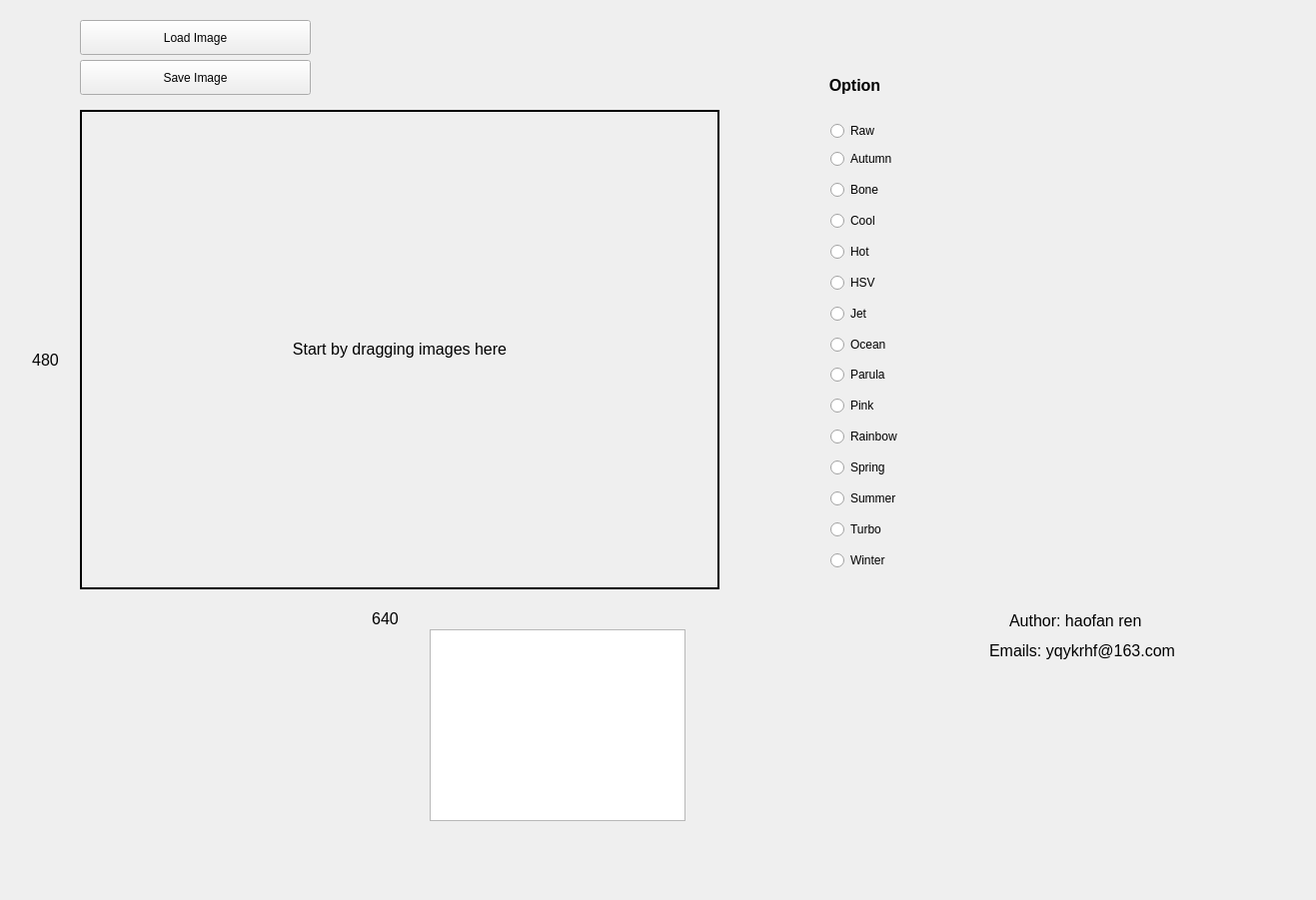
<?xml version="1.0" encoding="UTF-8"?>
<ui version="4.0">
 <class>Widget</class>
 <widget class="QWidget" name="Widget">
  <property name="geometry">
   <rect>
    <x>0</x>
    <y>0</y>
    <width>1317</width>
    <height>901</height>
   </rect>
  </property>
  <property name="cursor">
   <cursorShape>ArrowCursor</cursorShape>
  </property>
  <property name="windowTitle">
   <string>Widget</string>
  </property>
  <property name="windowIcon">
   <iconset>
    <normaloff>logo/logo.ico</normaloff>logo/logo.ico</iconset>
  </property>
  <widget class="QLabel" name="OptionLabel">
   <property name="enabled">
    <bool>true</bool>
   </property>
   <property name="geometry">
    <rect>
     <x>820</x>
     <y>70</y>
     <width>71</width>
     <height>31</height>
    </rect>
   </property>
   <property name="text">
    <string>&lt;html&gt;&lt;head/&gt;&lt;body&gt;&lt;p align=&quot;center&quot;&gt;&lt;span style=&quot; font-size:12pt; font-weight:600;&quot;&gt;Option&lt;/span&gt;&lt;/p&gt;&lt;/body&gt;&lt;/html&gt;</string>
   </property>
  </widget>
  <widget class="QLabel" name="RawImageLabel">
   <property name="geometry">
    <rect>
     <x>80</x>
     <y>110</y>
     <width>640</width>
     <height>480</height>
    </rect>
   </property>
   <property name="styleSheet">
    <string notr="true">border-width: 2px;
border-style: solid;
border-color: rgb(0, 0, 0);</string>
   </property>
   <property name="text">
    <string>&lt;html&gt;&lt;head/&gt;&lt;body&gt;&lt;p&gt;&lt;span style=&quot; font-size:12pt;&quot;&gt;Start by dragging images here&lt;/span&gt;&lt;/p&gt;&lt;/body&gt;&lt;/html&gt;</string>
   </property>
   <property name="alignment">
    <set>Qt::AlignCenter</set>
   </property>
  </widget>
  <widget class="QLabel" name="WidthLabel">
   <property name="enabled">
    <bool>true</bool>
   </property>
   <property name="geometry">
    <rect>
     <x>340</x>
     <y>610</y>
     <width>91</width>
     <height>21</height>
    </rect>
   </property>
   <property name="text">
    <string>&lt;html&gt;&lt;head/&gt;&lt;body&gt;&lt;p&gt;&lt;span style=&quot; font-size:12pt;&quot;&gt;640&lt;/span&gt;&lt;br/&gt;&lt;/p&gt;&lt;/body&gt;&lt;/html&gt;</string>
   </property>
   <property name="alignment">
    <set>Qt::AlignCenter</set>
   </property>
  </widget>
  <widget class="QLabel" name="HeightLabel">
   <property name="enabled">
    <bool>true</bool>
   </property>
   <property name="geometry">
    <rect>
     <x>0</x>
     <y>350</y>
     <width>91</width>
     <height>21</height>
    </rect>
   </property>
   <property name="text">
    <string>&lt;html&gt;&lt;head/&gt;&lt;body&gt;&lt;p&gt;&lt;span style=&quot; font-size:12pt;&quot;&gt;480&lt;/span&gt;&lt;/p&gt;&lt;/body&gt;&lt;/html&gt;</string>
   </property>
   <property name="alignment">
    <set>Qt::AlignCenter</set>
   </property>
  </widget>
  <widget class="QWidget" name="layoutWidget">
   <property name="geometry">
    <rect>
     <x>820</x>
     <y>110</y>
     <width>402</width>
     <height>475</height>
    </rect>
   </property>
   <layout class="QVBoxLayout" name="verticalLayout_4">
    <item>
     <widget class="QRadioButton" name="RawRadioButton">
      <property name="styleSheet">
       <string notr="true">font: 10pt &quot;Arial&quot;;</string>
      </property>
      <property name="text">
       <string>Raw</string>
      </property>
      <property name="checked">
       <bool>false</bool>
      </property>
     </widget>
    </item>
    <item>
     <layout class="QVBoxLayout" name="verticalLayout">
      <item>
       <layout class="QHBoxLayout" name="horizontalLayout">
        <item>
         <widget class="QRadioButton" name="AutumnRadioButton">
          <property name="styleSheet">
           <string notr="true">font: 10pt &quot;Arial&quot;;</string>
          </property>
          <property name="text">
           <string>Autumn</string>
          </property>
          <property name="checked">
           <bool>false</bool>
          </property>
         </widget>
        </item>
        <item>
         <widget class="QLabel" name="AutumnScaleLabel">
          <property name="text">
           <string/>
          </property>
          <property name="pixmap">
           <pixmap resource="../colormapScale/colormapscale.qrc">:/images/autumn.jpg</pixmap>
          </property>
         </widget>
        </item>
       </layout>
      </item>
      <item>
       <layout class="QHBoxLayout" name="horizontalLayout_2">
        <item>
         <widget class="QRadioButton" name="BoneRadioButton">
          <property name="styleSheet">
           <string notr="true">font: 10pt &quot;Arial&quot;;</string>
          </property>
          <property name="text">
           <string>Bone  </string>
          </property>
         </widget>
        </item>
        <item>
         <widget class="QLabel" name="BoneScaleLabel">
          <property name="text">
           <string/>
          </property>
          <property name="pixmap">
           <pixmap resource="../colormapScale/colormapscale.qrc">:/images/bone.jpg</pixmap>
          </property>
         </widget>
        </item>
       </layout>
      </item>
      <item>
       <layout class="QHBoxLayout" name="horizontalLayout_3">
        <item>
         <widget class="QRadioButton" name="CoolRadioButton">
          <property name="styleSheet">
           <string notr="true">font: 10pt &quot;Arial&quot;;</string>
          </property>
          <property name="text">
           <string>Cool  </string>
          </property>
         </widget>
        </item>
        <item>
         <widget class="QLabel" name="CoolScaleLabel">
          <property name="text">
           <string/>
          </property>
          <property name="pixmap">
           <pixmap resource="../colormapScale/colormapscale.qrc">:/images/cool.jpg</pixmap>
          </property>
         </widget>
        </item>
       </layout>
      </item>
      <item>
       <layout class="QHBoxLayout" name="horizontalLayout_4">
        <item>
         <widget class="QRadioButton" name="HotRadioButton">
          <property name="styleSheet">
           <string notr="true">font: 10pt &quot;Arial&quot;;</string>
          </property>
          <property name="text">
           <string>Hot   </string>
          </property>
         </widget>
        </item>
        <item>
         <widget class="QLabel" name="HotScaleLabel">
          <property name="text">
           <string/>
          </property>
          <property name="pixmap">
           <pixmap resource="../colormapScale/colormapscale.qrc">:/images/hot.jpg</pixmap>
          </property>
         </widget>
        </item>
       </layout>
      </item>
      <item>
       <layout class="QHBoxLayout" name="horizontalLayout_5">
        <item>
         <widget class="QRadioButton" name="HsvRadioButton">
          <property name="styleSheet">
           <string notr="true">font: 10pt &quot;Arial&quot;;</string>
          </property>
          <property name="text">
           <string>HSV   </string>
          </property>
         </widget>
        </item>
        <item>
         <widget class="QLabel" name="HsvScaleLabel">
          <property name="text">
           <string/>
          </property>
          <property name="pixmap">
           <pixmap resource="../colormapScale/colormapscale.qrc">:/images/hsv.jpg</pixmap>
          </property>
         </widget>
        </item>
       </layout>
      </item>
      <item>
       <layout class="QHBoxLayout" name="horizontalLayout_6">
        <item>
         <widget class="QRadioButton" name="JetRadioButton">
          <property name="styleSheet">
           <string notr="true">font: 10pt &quot;Arial&quot;;</string>
          </property>
          <property name="text">
           <string>Jet</string>
          </property>
         </widget>
        </item>
        <item>
         <widget class="QLabel" name="JetScaleLabel">
          <property name="text">
           <string/>
          </property>
          <property name="pixmap">
           <pixmap resource="../colormapScale/colormapscale.qrc">:/images/jet.jpg</pixmap>
          </property>
         </widget>
        </item>
       </layout>
      </item>
      <item>
       <layout class="QHBoxLayout" name="horizontalLayout_7">
        <item>
         <widget class="QRadioButton" name="OceanRadioButton">
          <property name="styleSheet">
           <string notr="true">font: 10pt &quot;Arial&quot;;</string>
          </property>
          <property name="text">
           <string>Ocean</string>
          </property>
         </widget>
        </item>
        <item>
         <widget class="QLabel" name="OceanScaleLabel">
          <property name="text">
           <string/>
          </property>
          <property name="pixmap">
           <pixmap resource="../colormapScale/colormapscale.qrc">:/images/ocean.jpg</pixmap>
          </property>
         </widget>
        </item>
       </layout>
      </item>
      <item>
       <layout class="QHBoxLayout" name="horizontalLayout_8">
        <item>
         <widget class="QRadioButton" name="ParulaRadioButton">
          <property name="styleSheet">
           <string notr="true">font: 10pt &quot;Arial&quot;;</string>
          </property>
          <property name="text">
           <string>Parula</string>
          </property>
         </widget>
        </item>
        <item>
         <widget class="QLabel" name="ParulaScaleLabel">
          <property name="text">
           <string/>
          </property>
          <property name="pixmap">
           <pixmap resource="../colormapScale/colormapscale.qrc">:/images/parula.jpg</pixmap>
          </property>
         </widget>
        </item>
       </layout>
      </item>
      <item>
       <layout class="QHBoxLayout" name="horizontalLayout_9">
        <item>
         <widget class="QRadioButton" name="PinkRadioButton">
          <property name="styleSheet">
           <string notr="true">font: 10pt &quot;Arial&quot;;</string>
          </property>
          <property name="text">
           <string>Pink</string>
          </property>
         </widget>
        </item>
        <item>
         <widget class="QLabel" name="PinkScaleLabel">
          <property name="text">
           <string/>
          </property>
          <property name="pixmap">
           <pixmap resource="../colormapScale/colormapscale.qrc">:/images/pink.jpg</pixmap>
          </property>
         </widget>
        </item>
       </layout>
      </item>
      <item>
       <layout class="QHBoxLayout" name="horizontalLayout_10">
        <item>
         <widget class="QRadioButton" name="RainbowRadioButton">
          <property name="styleSheet">
           <string notr="true">font: 10pt &quot;Arial&quot;;</string>
          </property>
          <property name="text">
           <string>Rainbow</string>
          </property>
         </widget>
        </item>
        <item>
         <widget class="QLabel" name="RainbowScaleLabel">
          <property name="text">
           <string/>
          </property>
          <property name="pixmap">
           <pixmap resource="../colormapScale/colormapscale.qrc">:/images/rainbow.jpg</pixmap>
          </property>
         </widget>
        </item>
       </layout>
      </item>
      <item>
       <layout class="QHBoxLayout" name="horizontalLayout_11">
        <item>
         <widget class="QRadioButton" name="SpringRadioButton">
          <property name="styleSheet">
           <string notr="true">font: 10pt &quot;Arial&quot;;</string>
          </property>
          <property name="text">
           <string>Spring</string>
          </property>
         </widget>
        </item>
        <item>
         <widget class="QLabel" name="SpringScaleLabel">
          <property name="text">
           <string/>
          </property>
          <property name="pixmap">
           <pixmap resource="../colormapScale/colormapscale.qrc">:/images/spring.jpg</pixmap>
          </property>
         </widget>
        </item>
       </layout>
      </item>
      <item>
       <layout class="QHBoxLayout" name="horizontalLayout_12">
        <item>
         <widget class="QRadioButton" name="SummerRadioButton">
          <property name="styleSheet">
           <string notr="true">font: 10pt &quot;Arial&quot;;</string>
          </property>
          <property name="text">
           <string>Summer</string>
          </property>
         </widget>
        </item>
        <item>
         <widget class="QLabel" name="SummerScaleLabel">
          <property name="text">
           <string/>
          </property>
          <property name="pixmap">
           <pixmap resource="../colormapScale/colormapscale.qrc">:/images/summer.jpg</pixmap>
          </property>
         </widget>
        </item>
       </layout>
      </item>
      <item>
       <layout class="QHBoxLayout" name="horizontalLayout_13">
        <item>
         <widget class="QRadioButton" name="TurboRadioButton">
          <property name="styleSheet">
           <string notr="true">font: 10pt &quot;Arial&quot;;</string>
          </property>
          <property name="text">
           <string>Turbo</string>
          </property>
         </widget>
        </item>
        <item>
         <widget class="QLabel" name="TurboScaleLabel">
          <property name="text">
           <string/>
          </property>
          <property name="pixmap">
           <pixmap resource="../colormapScale/colormapscale.qrc">:/images/turbo.jpg</pixmap>
          </property>
         </widget>
        </item>
       </layout>
      </item>
      <item>
       <layout class="QHBoxLayout" name="horizontalLayout_14">
        <item>
         <widget class="QRadioButton" name="WinterRadioButton">
          <property name="styleSheet">
           <string notr="true">font: 10pt &quot;Arial&quot;;</string>
          </property>
          <property name="text">
           <string>Winter</string>
          </property>
         </widget>
        </item>
        <item>
         <widget class="QLabel" name="WinterScaleLabel">
          <property name="text">
           <string/>
          </property>
          <property name="pixmap">
           <pixmap resource="../colormapScale/colormapscale.qrc">:/images/winter.jpg</pixmap>
          </property>
         </widget>
        </item>
       </layout>
      </item>
     </layout>
    </item>
   </layout>
  </widget>
  <widget class="QPushButton" name="LoadButton">
   <property name="geometry">
    <rect>
     <x>80</x>
     <y>20</y>
     <width>231</width>
     <height>35</height>
    </rect>
   </property>
   <property name="styleSheet">
    <string notr="true">font: 87 11pt &quot;Arial Black&quot;;</string>
   </property>
   <property name="text">
    <string>Load Image</string>
   </property>
  </widget>
  <widget class="QLabel" name="AuthorLabel">
   <property name="geometry">
    <rect>
     <x>1010</x>
     <y>610</y>
     <width>180</width>
     <height>23</height>
    </rect>
   </property>
   <property name="text">
    <string>&lt;html&gt;&lt;head/&gt;&lt;body&gt;&lt;p&gt;&lt;span style=&quot; font-size:12pt;&quot;&gt;Author: haofan ren&lt;/span&gt;&lt;/p&gt;&lt;/body&gt;&lt;/html&gt;</string>
   </property>
   <property name="alignment">
    <set>Qt::AlignLeading|Qt::AlignLeft|Qt::AlignVCenter</set>
   </property>
  </widget>
  <widget class="QLabel" name="EmailLabel">
   <property name="geometry">
    <rect>
     <x>990</x>
     <y>640</y>
     <width>230</width>
     <height>23</height>
    </rect>
   </property>
   <property name="text">
    <string>&lt;html&gt;&lt;head/&gt;&lt;body&gt;&lt;p&gt;&lt;span style=&quot; font-size:12pt;&quot;&gt;Emails: yqykrhf@163.com&lt;/span&gt;&lt;/p&gt;&lt;/body&gt;&lt;/html&gt;</string>
   </property>
   <property name="alignment">
    <set>Qt::AlignLeading|Qt::AlignLeft|Qt::AlignVCenter</set>
   </property>
  </widget>
  <widget class="QGraphicsView" name="graphicsView">
   <property name="geometry">
    <rect>
     <x>430</x>
     <y>630</y>
     <width>256</width>
     <height>192</height>
    </rect>
   </property>
  </widget>
  <widget class="QPushButton" name="SaveButton">
   <property name="geometry">
    <rect>
     <x>80</x>
     <y>60</y>
     <width>231</width>
     <height>35</height>
    </rect>
   </property>
   <property name="styleSheet">
    <string notr="true">font: 87 11pt &quot;Arial Black&quot;;</string>
   </property>
   <property name="text">
    <string>Save Image</string>
   </property>
  </widget>
 </widget>
 <layoutdefault spacing="6" margin="11"/>
 <resources>
  <include location="../colormapScale/colormapscale.qrc"/>
 </resources>
 <connections/>
</ui>
